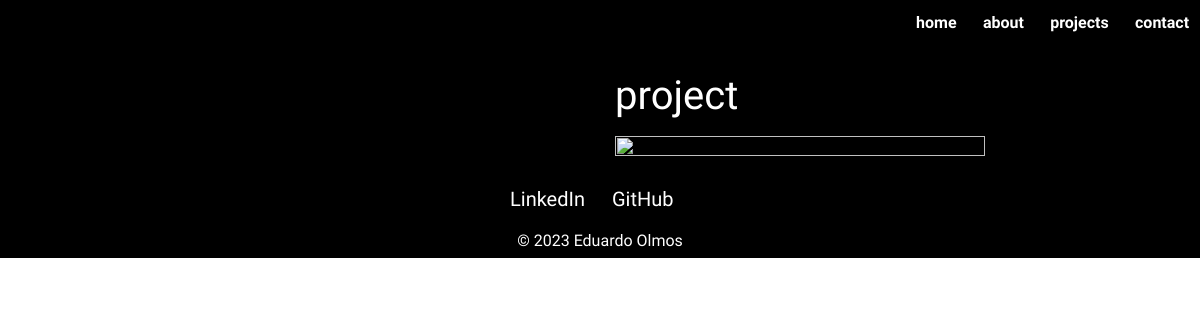
Page /projects/47 on the earlier database version.
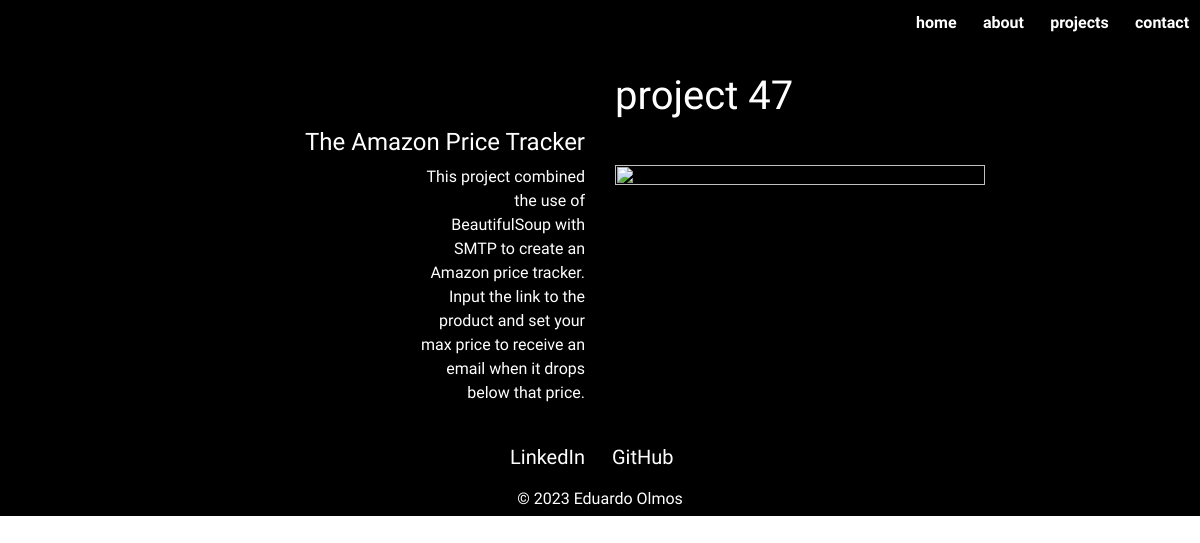
Same page on the later database version.
### main.py (models this page shows)
    class ProjectEntry(db.Model):
        id = db.Column(db.Integer, primary_key=True)
        project_number = db.Column(db.Integer, unique=True, nullable=False)
        project_level = db.Column(db.String(200), nullable=False)
        course = db.Column(db.String(200), nullable=False)
        course_provider = db.Column(db.String(200), nullable=False)
        project_name = db.Column(db.String(200), nullable=False)
        project_description = db.Column(db.String(500), nullable=False)
        topics = db.Column(db.String(300))

### main.py (the view)
@app.route("/projects/<int:project_num>", methods=["POST", "GET"])
def show_projects(project_num):
    requested_project = ProjectEntry.query.filter_by(project_number=project_num).first()
    image = f'img/projects/project_{project_num}_img.png'
    return render_template("individual_project.html", project=requested_project,  project_num=project_num, image=image, year=year)

### templates/individual_project.html (shortened to what this page needs)
{% include "header.html" %}
<body>
    <section id="individual-projects-page">
        <div class="container-fluid">
            <div class="row">
                <div class="col-xl-6 col-lg-6 col-md-6 col-sm-3 col-3"></div>
                <div class="individual-project-number col-xl-6 col-lg-6 col-md-6 col-sm-6 col-6">
                    <h1>project {{ project.project_number }}</h1>
                </div>
            </div>
            <div class="row">
                <div class="col-xl-2 col-lg-2 col-md-2 col-sm-3 col-3"></div>
                <div class="col-xl-4 col-lg-4 col-md-4 col-sm-6 col-6">
                    <h4 class="individual-project-title">{{ project.project_name }}</h4>
                </div>
            </div>
            <div class="row">
                <div class="col-xl-4 col-lg-4 col-md-2 col-sm-3 col-3"></div>
                <div class="col-xl-2 col-lg-2 col-md-4 col-sm-6 col-6">
                    <p class="individual-project-description">{{ project.project_description }}</p>
                </div>
                <div class="col-xl-4 col-lg-4 col-md-4 col-sm-6 col-6 offset-sm-3 offset-md-0 offset-3">
                    <a href="https://github.com/BigEd12/Project_{{ project_num }}" target="_blank">
                        <div class="img-wrap">
                            <img class="individual-project-image" src="{{ url_for('static', filename=image) }}">
                        </div>
                    </a>
                </div>
                </div>
            </div>
    </section>
</body>
{% include "footer.html" %}

Differences in the rows shown:
added ProjectEntry: project_number "47", project_name "The Amazon Price Tracker", project_description "This project combined the use of BeautifulSoup with SMTP to create an Amazon price tracker. Input the link to the product and set your max price to receive an email when it drops below that price."
